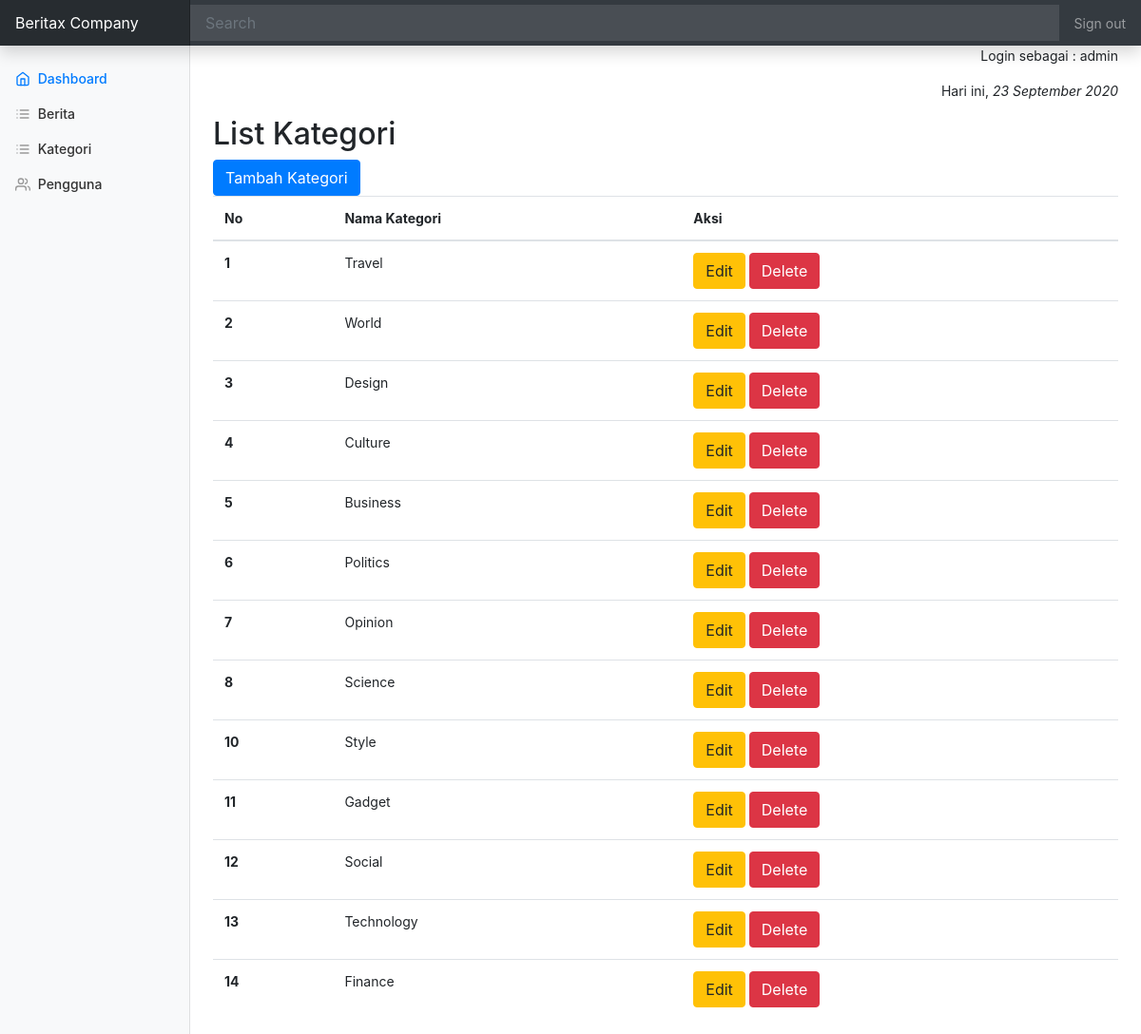
Page /admin/kategori.php (signed in) on the committed database.
### tables this page shows
CREATE TABLE `kategori` (
  `id_kategori` int(4) NOT NULL,
  `nama_kategori` varchar(20) DEFAULT NULL
);

### admin/kategori.php (the view, shortened to what this page needs)
<?php require ('includes/topheader.php'); ?>
<?php require ('includes/leftsidebar.php'); ?>
<h1 id="list_kategori" class="h2">List Kategori</h1>
<button type="button" class="btn btn-primary" data-toggle="modal" data-target="#myModal">Tambah Kategori</button>
<br>
<table class="table">
  <thead>
    <tr>
      <th scope="col">No</th>
      <th scope="col">Nama Kategori</th>
      <th scope="col">Aksi</th>
    </tr>
  </thead>
  <tbody>
    <?php
    $sql = "SELECT * FROM kategori";
    $result = mysqli_query($conn, $sql);
    while ($data = mysqli_fetch_assoc($result)) {
     ?>
    <tr>
      <th scope="row"><?=$data['id_kategori'];?></th>
      <td><?=$data['nama_kategori'];?></td>
      <td>
      <button type="button" class="btn btn-warning" data-toggle="modal" data-target="#myModal2">Edit</button>
      <a href="proses_del_kategori.php?id=<?=$data['id_kategori'];?>"><button type="button" class="btn btn-danger">Delete</button></a>
    </td>
    <?php } ?>
    </tr>
  </tbody>
</table>
<?php require ('includes/footer.php'); ?>

### assets/css/dashboard.css (style rules this page uses)
body { font-size: .875rem; }

### rows in the picture
kategori: id_kategori "1", nama_kategori "Travel"
kategori: id_kategori "2", nama_kategori "World"
kategori: id_kategori "3", nama_kategori "Design"
kategori: id_kategori "4", nama_kategori "Culture"
kategori: id_kategori "5", nama_kategori "Business"
kategori: id_kategori "6", nama_kategori "Politics"
kategori: id_kategori "7", nama_kategori "Opinion"
kategori: id_kategori "8", nama_kategori "Science"
kategori: id_kategori "10", nama_kategori "Style"
kategori: id_kategori "11", nama_kategori "Gadget"
kategori: id_kategori "12", nama_kategori "Social"
kategori: id_kategori "13", nama_kategori "Technology"
kategori: id_kategori "14", nama_kategori "Finance"

### other values in the picture
$log_as "admin"
